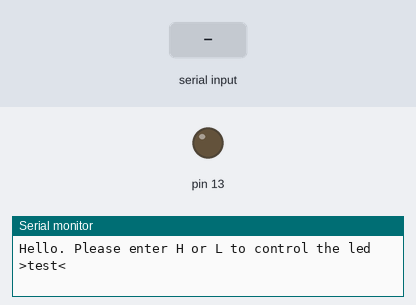
A sketch run on a simulated Arduino Uno, built with avr-gcc and run on an emulated ATmega328P. Shown: output pins drawn as LEDs (lit = HIGH), the last lines printed to the serial monitor. The inputs (shaded band) are chosen by the test bench.

Above: at 1.2 s.
1.3 s: "H" received over Serial
At 2.3 s:
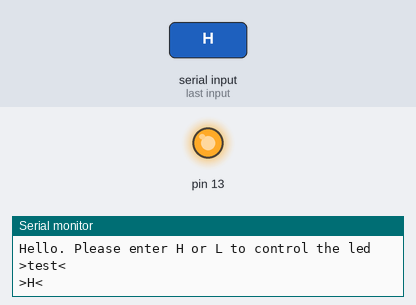
3.0 s: "L" received over Serial
At 3.6 s:
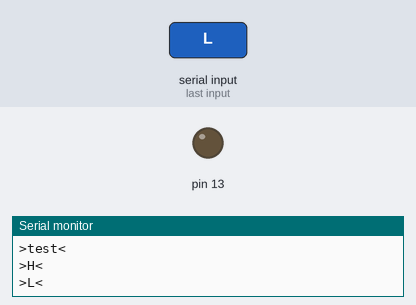
Timing chart, 0 to 6.0 s (numbered marks = the images above; inputs shaded):
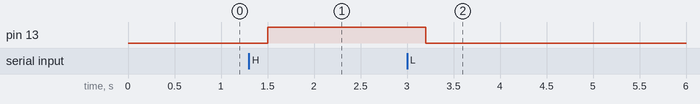

Measured:
- after the input at 1.3 s, pin 13: LOW → HIGH after 0.20 s
- after the input at 3.0 s, pin 13: HIGH → LOW after 0.20 s

The sketch:

Read_Serial_Input_2.ino
```cpp
void setup() {
  // put your setup code here, to run once:
  Serial.begin(9600);
  Serial.setTimeout(200);
  //Serial.setTimeout(1);//message will be devided into parts.
  pinMode(13, OUTPUT);
  Serial.println("Hello. Please enter H or L to control the led");
  Serial.print(">");
  Serial.print("test");
  Serial.println("<");
}
void loop() {
  // put your main code here, to run repeatedly:
  String mystr = "";
  while (mystr==""){
    mystr = Serial.readString();
  }
  mystr.trim();

  Serial.print(">");
  Serial.print(mystr);
  Serial.println("<");

  if(mystr == "H"){
    digitalWrite(13, HIGH);
  }else if(mystr == "L"){
    digitalWrite(13, LOW);
  }else{
    Serial.println("Error input. Please enter H or L to control the LED");
  }

}
```
